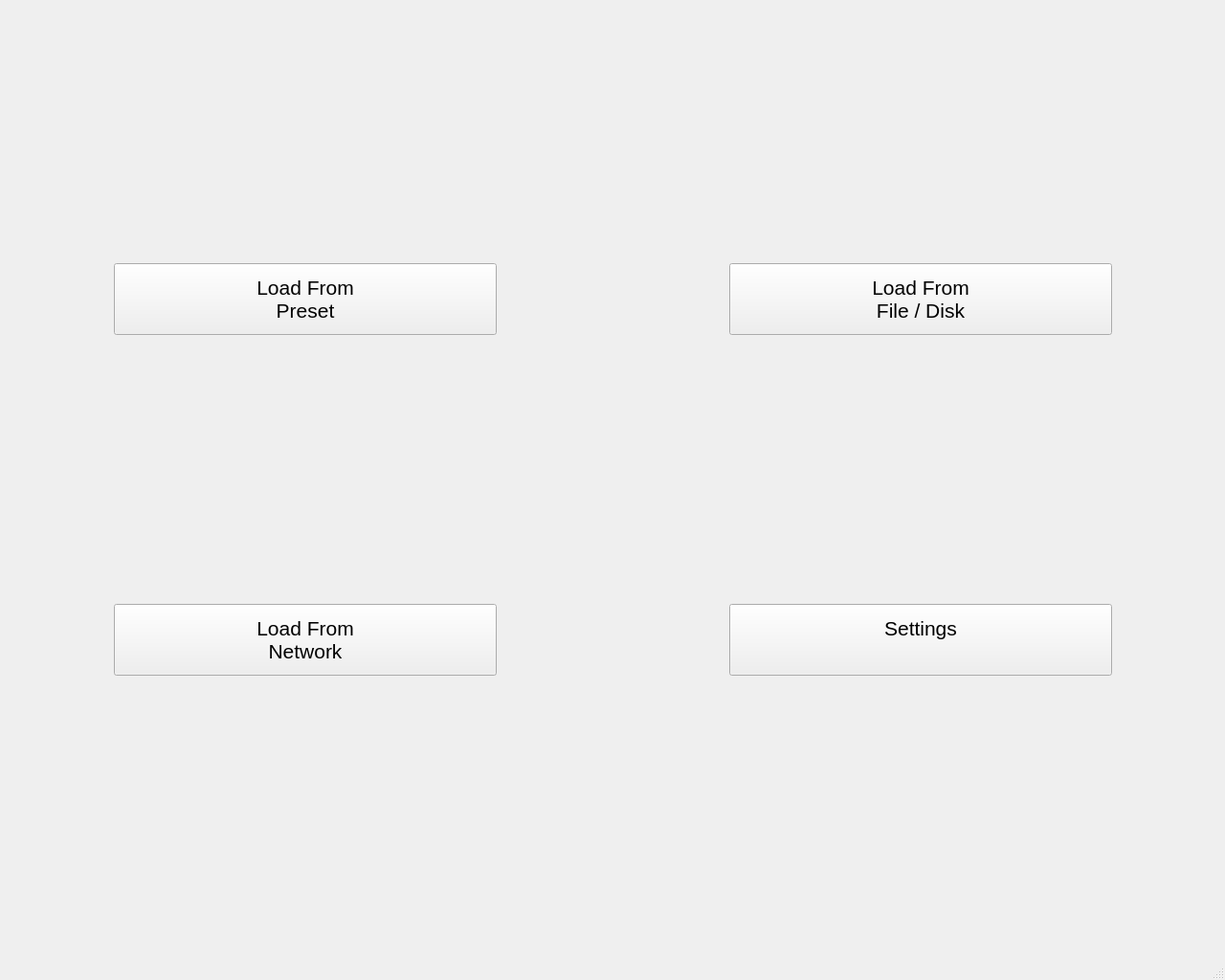
<?xml version="1.0" encoding="UTF-8"?>
<ui version="4.0">
 <class>MainWindow</class>
 <widget class="QMainWindow" name="MainWindow">
  <property name="geometry">
   <rect>
    <x>0</x>
    <y>0</y>
    <width>1280</width>
    <height>1024</height>
   </rect>
  </property>
  <property name="sizePolicy">
   <sizepolicy hsizetype="Fixed" vsizetype="Fixed">
    <horstretch>0</horstretch>
    <verstretch>0</verstretch>
   </sizepolicy>
  </property>
  <property name="minimumSize">
   <size>
    <width>1280</width>
    <height>1024</height>
   </size>
  </property>
  <property name="maximumSize">
   <size>
    <width>1280</width>
    <height>1024</height>
   </size>
  </property>
  <property name="windowTitle">
   <string>MainWindow</string>
  </property>
  <widget class="QWidget" name="centralwidget">
   <property name="enabled">
    <bool>true</bool>
   </property>
   <property name="sizePolicy">
    <sizepolicy hsizetype="Fixed" vsizetype="Fixed">
     <horstretch>0</horstretch>
     <verstretch>0</verstretch>
    </sizepolicy>
   </property>
   <property name="minimumSize">
    <size>
     <width>1280</width>
     <height>0</height>
    </size>
   </property>
   <widget class="QWidget" name="horizontalLayoutWidget">
    <property name="geometry">
     <rect>
      <x>0</x>
      <y>0</y>
      <width>1281</width>
      <height>981</height>
     </rect>
    </property>
    <layout class="QHBoxLayout" name="horizontalLayout">
     <item>
      <layout class="QVBoxLayout" name="verticalLayout_2">
       <item alignment="Qt::AlignHCenter">
        <widget class="QPushButton" name="presetButton">
         <property name="sizePolicy">
          <sizepolicy hsizetype="Fixed" vsizetype="Fixed">
           <horstretch>0</horstretch>
           <verstretch>0</verstretch>
          </sizepolicy>
         </property>
         <property name="minimumSize">
          <size>
           <width>400</width>
           <height>75</height>
          </size>
         </property>
         <property name="font">
          <font>
           <pointsize>16</pointsize>
          </font>
         </property>
         <property name="text">
          <string>Load From
Preset</string>
         </property>
         <property name="iconSize">
          <size>
           <width>16</width>
           <height>16</height>
          </size>
         </property>
         <property name="checkable">
          <bool>false</bool>
         </property>
         <property name="checked">
          <bool>false</bool>
         </property>
        </widget>
       </item>
       <item alignment="Qt::AlignHCenter">
        <widget class="QPushButton" name="networkButton">
         <property name="sizePolicy">
          <sizepolicy hsizetype="Fixed" vsizetype="Fixed">
           <horstretch>0</horstretch>
           <verstretch>0</verstretch>
          </sizepolicy>
         </property>
         <property name="minimumSize">
          <size>
           <width>400</width>
           <height>75</height>
          </size>
         </property>
         <property name="font">
          <font>
           <pointsize>16</pointsize>
          </font>
         </property>
         <property name="text">
          <string>Load From
Network</string>
         </property>
        </widget>
       </item>
      </layout>
     </item>
     <item>
      <layout class="QVBoxLayout" name="verticalLayout">
       <item alignment="Qt::AlignHCenter">
        <widget class="QPushButton" name="diskButton">
         <property name="sizePolicy">
          <sizepolicy hsizetype="Fixed" vsizetype="Fixed">
           <horstretch>0</horstretch>
           <verstretch>0</verstretch>
          </sizepolicy>
         </property>
         <property name="minimumSize">
          <size>
           <width>400</width>
           <height>75</height>
          </size>
         </property>
         <property name="font">
          <font>
           <pointsize>16</pointsize>
          </font>
         </property>
         <property name="text">
          <string>Load From
File / Disk</string>
         </property>
        </widget>
       </item>
       <item alignment="Qt::AlignHCenter">
        <widget class="QPushButton" name="settingsButton">
         <property name="sizePolicy">
          <sizepolicy hsizetype="Fixed" vsizetype="Fixed">
           <horstretch>0</horstretch>
           <verstretch>0</verstretch>
          </sizepolicy>
         </property>
         <property name="minimumSize">
          <size>
           <width>400</width>
           <height>75</height>
          </size>
         </property>
         <property name="font">
          <font>
           <pointsize>16</pointsize>
          </font>
         </property>
         <property name="text">
          <string>Settings
</string>
         </property>
        </widget>
       </item>
      </layout>
     </item>
    </layout>
   </widget>
  </widget>
  <widget class="QMenuBar" name="menubar">
   <property name="geometry">
    <rect>
     <x>0</x>
     <y>0</y>
     <width>1280</width>
     <height>22</height>
    </rect>
   </property>
  </widget>
  <widget class="QStatusBar" name="statusbar"/>
 </widget>
 <resources/>
 <connections/>
</ui>
